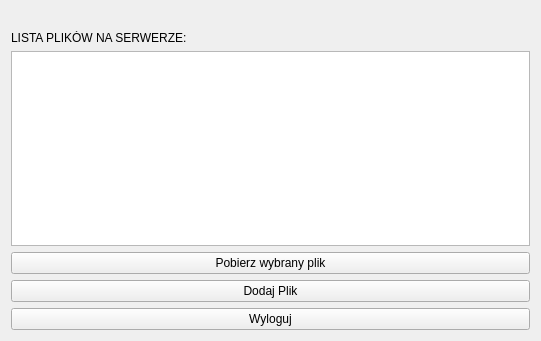
  <widget class="QWidget" name="layoutWidget">
   <property name="geometry">
    <rect>
     <x>30</x>
     <y>40</y>
     <width>541</width>
     <height>341</height>
    </rect>
   </property>
   <layout class="QVBoxLayout" name="verticalLayout">
    <item>
     <widget class="QLabel" name="loginLabel">
      <property name="text">
       <string/>
      </property>
     </widget>
    </item>
    <item>
     <widget class="QLabel" name="label">
      <property name="text">
       <string>LISTA PLIKÓW NA SERWERZE: </string>
      </property>
     </widget>
    </item>
    <item>
     <widget class="QListWidget" name="listWidget"/>
    </item>
    <item>
     <widget class="QPushButton" name="downloadButton">
      <property name="text">
       <string>Pobierz wybrany plik</string>
      </property>
     </widget>
    </item>
    <item>
     <widget class="QPushButton" name="addFileButton">
      <property name="text">
       <string>Dodaj Plik</string>
      </property>
     </widget>
    </item>
    <item>
     <layout class="QHBoxLayout" name="horizontalLayout">
      <item>
       <widget class="QPushButton" name="logoutButton">
        <property name="styleSheet">
         <string notr="true">#verticalLayout, .verticalLayout, QVBoxLayout{
border:2px solid black;
border-radius:5px;
padding:10px;
}

QToolTip {
    border: 1px solid #76797C;
    background-color: #5A7566;
    color: white;
    padding: 0px;                /*remove padding, for fix combobox tooltip.*/
    opacity: 200;
}

QWidget {
    color: #eff0f1;
    background-color: #31363b;
    selection-background-color: #3daee9;
    selection-color: #eff0f1;
    background-clip: border;
    border-image: none;
    border: 0px transparent black;
    outline: 0;
}

QWidget:item:hover {
    background-color: #18465d;
    color: #eff0f1;
}

QWidget:item:selected {
    background-color: #18465d;
}

QCheckBox {
    spacing: 5px;
    outline: none;
    color: #eff0f1;
    margin-bottom: 2px;
}

QCheckBox:disabled {
    color: #76797C;
}

QCheckBox::indicator,
QGroupBox::indicator {
    width: 18px;
    height: 18px;
}

QGroupBox::indicator {
    margin-left: 2px;
}

QCheckBox::indicator:unchecked,
QGroupBox::indicator:unchecked {
    image: url(:/qss_icons/rc/checkbox_unchecked.png);
}

QCheckBox::indicator:unchecked:hover,
QCheckBox::indicator:unchecked:focus,
QCheckBox::indicator:unchecked:pressed,
QGroupBox::indicator:unchecked:hover,
QGroupBox::indicator:unchecked:focus,
QGroupBox::indicator:unchecked:pressed {
    border: none;
    image: url(:/qss_icons/rc/checkbox_unchecked_focus.png);
}

QCheckBox::indicator:checked,
QGroupBox::indicator:checked {
    image: url(:/qss_icons/rc/checkbox_checked.png);
}

QCheckBox::indicator:checked:hover,
QCheckBox::indicator:checked:focus,
QCheckBox::indicator:checked:pressed,
QGroupBox::indicator:checked:hover,
QGroupBox::indicator:checked:focus,
QGroupBox::indicator:checked:pressed {
    border: none;
    image: url(:/qss_icons/rc/checkbox_checked_focus.png);
}

QCheckBox::indicator:indeterminate {
    image: url(:/qss_icons/rc/checkbox_indeterminate.png);
}

QCheckBox::indicator:indeterminate:focus,
QCheckBox::indicator:indeterminate:hover,
QCheckBox::indicator:indeterminate:pressed {
    image: url(:/qss_icons/rc/checkbox_indeterminate_focus.png);
}

QCheckBox::indicator:checked:disabled,
QGroupBox::indicator:checked:disabled {
    image: url(:/qss_icons/rc/checkbox_checked_disabled.png);
}

QCheckBox::indicator:unchecked:disabled,
QGroupBox::indicator:unchecked:disabled {
    image: url(:/qss_icons/rc/checkbox_unchecked_disabled.png);
}

QRadioButton {
    spacing: 5px;
    outline: none;
    color: #eff0f1;
    margin-bottom: 2px;
}

QRadioButton:disabled {
    color: #76797C;
}

QRadioButton::indicator {
    width: 21px;
    height: 21px;
}

QRadioButton::indicator:unchecked {
    image: url(:/qss_icons/rc/radio_unchecked.png);
}

QRadioButton::indicator:unchecked:hover,
QRadioButton::indicator:unchecked:focus,
QRadioButton::indicator:unchecked:pressed {
    border: none;
    outline: none;
    image: url(:/qss_icons/rc/radio_unchecked_focus.png);
}

QRadioButton::indicator:checked {
    border: none;
    outline: none;
    image: url(:/qss_icons/rc/radio_checked.png);
}

QRadioButton::indicator:checked:hover,
QRadioButton::indicator:checked:focus,
QRadioButton::indicator:checked:pressed {
    border: none;
    outline: none;
    image: url(:/qss_icons/rc/radio_checked_focus.png);
}

QRadioButton::indicator:checked:disabled {
    outline: none;
    image: url(:/qss_icons/rc/radio_checked_disabled.png);
}

QRadioButton::indicator:unchecked:disabled {
    image: url(:/qss_icons/rc/radio_unchecked_disabled.png);
}

QMenuBar {
    background-color: #31363b;
    color: #eff0f1;
}

QMenuBar::item {
    background: transparent;
}

QMenuBar::item:selected {
    background: transparent;
    border: 1px solid #76797C;
}

QMenuBar::item:pressed {
    border: 1px solid #76797C;
    background-color: #3daee9;
    color: #eff0f1;
    margin-bottom: -1px;
    padding-bottom: 1px;
}

QMenu {
    border: 1px solid #76797C;
    color: #eff0f1;
    margin: 2px;
}

QMenu::icon {
    margin: 5px;
}

QMenu::item {
    padding: 5px 30px 5px 30px;
    border: 1px solid transparent;
    /* reserve space for selection border */
}

QMenu::item:selected {
    color: #eff0f1;
}

QMenu::separator {
    height: 2px;
    background: lightblue;
    margin-left: 10px;
    margin-right: 5px;
}

QMenu::indicator {
    width: 18px;
    height: 18px;
}


/* non-exclusive indicator = check box style indicator
   (see QActionGroup::setExclusive) */

QMenu::indicator:non-exclusive:unchecked {
    image: url(:/qss_icons/rc/checkbox_unchecked.png);
}

QMenu::indicator:non-exclusive:unchecked:selected {
    image: url(:/qss_icons/rc/checkbox_unchecked_disabled.png);
}

QMenu::indicator:non-exclusive:checked {
    image: url(:/qss_icons/rc/checkbox_checked.png);
}

QMenu::indicator:non-exclusive:checked:selected {
    image: url(:/qss_icons/rc/checkbox_checked_disabled.png);
}


/* exclusive indicator = radio button style indicator (see QActionGroup::setExclusive) */

QMenu::indicator:exclusive:unchecked {
    image: url(:/qss_icons/rc/radio_unchecked.png);
}

QMenu::indicator:exclusive:unchecked:selected {
    image: url(:/qss_icons/rc/radio_unchecked_disabled.png);
}

QMenu::indicator:exclusive:checked {
    image: url(:/qss_icons/rc/radio_checked.png);
}

QMenu::indicator:exclusive:checked:selected {
    image: url(:/qss_icons/rc/radio_checked_disabled.png);
}

QMenu::right-arrow {
    margin: 5px;
    image: url(:/qss_icons/rc/right_arrow.png)
}

QWidget:disabled {
    color: #454545;
    background-color: #31363b;
}

QAbstractItemView {
    alternate-background-color: #31363b;
    color: #eff0f1;
    border: 1px solid #3A3939;
    border-radius: 2px;
}

QWidget:focus,
QMenuBar:focus {
    border: 1px solid #3daee9;
}

QTabWidget:focus,
QCheckBox:focus,
QRadioButton:focus,
QSlider:focus {
    border: none;
}

QLineEdit {
    background-color: #232629;
    padding: 5px;
    border-style: solid;
    border: 1px solid #76797C;
    border-radius: 2px;
    color: #eff0f1;
}

QAbstractItemView QLineEdit {
    padding: 0;
}

QGroupBox {
    border: 1px solid #76797C;
    border-radius: 2px;
    margin-top: 20px;
}

QGroupBox::title {
    subcontrol-origin: margin;
    subcontrol-position: top center;
    padding-left: 10px;
    padding-right: 10px;
    padding-top: 10px;
}

QAbstractScrollArea {
    border-radius: 2px;
    border: 1px solid #76797C;
    background-color: transparent;
}

QScrollBar:horizontal {
    height: 15px;
    margin: 3px 15px 3px 15px;
    border: 1px transparent #2A2929;
    border-radius: 4px;
    background-color: #2A2929;
}

QScrollBar::handle:horizontal {
    background-color: #605F5F;
    min-width: 5px;
    border-radius: 4px;
}

QScrollBar::add-line:horizontal {
    margin: 0px 3px 0px 3px;
    border-image: url(:/qss_icons/rc/right_arrow_disabled.png);
    width: 10px;
    height: 10px;
    subcontrol-position: right;
    subcontrol-origin: margin;
}

QScrollBar::sub-line:horizontal {
    margin: 0px 3px 0px 3px;
    border-image: url(:/qss_icons/rc/left_arrow_disabled.png);
    height: 10px;
    width: 10px;
    subcontrol-position: left;
    subcontrol-origin: margin;
}

QScrollBar::add-line:horizontal:hover,
QScrollBar::add-line:horizontal:on {
    border-image: url(:/qss_icons/rc/right_arrow.png);
    height: 10px;
    width: 10px;
    subcontrol-position: right;
    subcontrol-origin: margin;
}

QScrollBar::sub-line:horizontal:hover,
QScrollBar::sub-line:horizontal:on {
    border-image: url(:/qss_icons/rc/left_arrow.png);
    height: 10px;
    width: 10px;
    subcontrol-position: left;
    subcontrol-origin: margin;
}

QScrollBar::up-arrow:horizontal,
QScrollBar::down-arrow:horizontal {
    background: none;
}

QScrollBar::add-page:horizontal,
QScrollBar::sub-page:horizontal {
    background: none;
}

QScrollBar:vertical {
    background-color: #2A2929;
    width: 15px;
    margin: 15px 3px 15px 3px;
    border: 1px transparent #2A2929;
    border-radius: 4px;
}

QScrollBar::handle:vertical {
    background-color: #605F5F;
    min-height: 5px;
    border-radius: 4px;
}

QScrollBar::sub-line:vertical {
    margin: 3px 0px 3px 0px;
    border-image: url(:/qss_icons/rc/up_arrow_disabled.png);
    height: 10px;
    width: 10px;
    subcontrol-position: top;
    subcontrol-origin: margin;
}

QScrollBar::add-line:vertical {
    margin: 3px 0px 3px 0px;
    border-image: url(:/qss_icons/rc/down_arrow_disabled.png);
    height: 10px;
    width: 10px;
    subcontrol-position: bottom;
    subcontrol-origin: margin;
}

QScrollBar::sub-line:vertical:hover,
QScrollBar::sub-line:vertical:on {
    border-image: url(:/qss_icons/rc/up_arrow.png);
    height: 10px;
    width: 10px;
    subcontrol-position: top;
    subcontrol-origin: margin;
}

QScrollBar::add-line:vertical:hover,
QScrollBar::add-line:vertical:on {
    border-image: url(:/qss_icons/rc/down_arrow.png);
    height: 10px;
    width: 10px;
    subcontrol-position: bottom;
    subcontrol-origin: margin;
}

QScrollBar::up-arrow:vertical,
QScrollBar::down-arrow:vertical {
    background: none;
}

QScrollBar::add-page:vertical,
QScrollBar::sub-page:vertical {
    background: none;
}

QTextEdit {
    background-color: #232629;
    color: #eff0f1;
    border: 1px solid #76797C;
}

QPlainTextEdit {
    background-color: #232629;
    ;
    color: #eff0f1;
    border-radius: 2px;
    border: 1px solid #76797C;
}

QHeaderView::section {
    background-color: #76797C;
    color: #eff0f1;
    padding: 5px;
    border: 1px solid #76797C;
}

QSizeGrip {
    image: url(:/qss_icons/rc/sizegrip.png);
    width: 12px;
    height: 12px;
}

QMainWindow::separator {
    background-color: #31363b;
    color: white;
    padding-left: 4px;
    spacing: 2px;
    border: 1px dashed #76797C;
}

QMainWindow::separator:hover {
    background-color: #787876;
    color: white;
    padding-left: 4px;
    border: 1px solid #76797C;
    spacing: 2px;
}

QMenu::separator {
    height: 1px;
    background-color: #76797C;
    color: white;
    padding-left: 4px;
    margin-left: 10px;
    margin-right: 5px;
}

QFrame {
    border-radius: 2px;
    border: 1px solid #76797C;
}

QFrame[frameShape=&quot;0&quot;] {
    border-radius: 2px;
    border: 1px transparent #76797C;
}

QStackedWidget {
    border: 1px transparent black;
}

QToolBar {
    border: 1px transparent #393838;
    background: 1px solid #31363b;
    font-weight: bold;
}

QToolBar::handle:horizontal {
    image: url(:/qss_icons/rc/Hmovetoolbar.png);
}

QToolBar::handle:vertical {
    image: url(:/qss_icons/rc/Vmovetoolbar.png);
}

QToolBar::separator:horizontal {
    image: url(:/qss_icons/rc/Hsepartoolbar.png);
}

QToolBar::separator:vertical {
    image: url(:/qss_icons/rc/Vsepartoolbar.png);
}

QToolButton#qt_toolbar_ext_button {
    background: #58595a
}

QPushButton {
    color: #eff0f1;
    background-color: #31363b;
    border-width: 1px;
    border-color: #76797C;
    border-style: solid;
    padding: 5px;
    border-radius: 2px;
    outline: none;
}

QPushButton:disabled {
    background-color: #31363b;
    border-width: 1px;
    border-color: #454545;
    border-style: solid;
    padding-top: 5px;
    padding-bottom: 5px;
    padding-left: 10px;
    padding-right: 10px;
    border-radius: 2px;
    color: #454545;
}

QPushButton:focus {
    background-color: #3daee9;
    color: white;
}

QPushButton:pressed {
    background-color: #3daee9;
    padding-top: -15px;
    padding-bottom: -17px;
}

QComboBox {
    selection-background-color: #3daee9;
    border-style: solid;
    border: 1px solid #76797C;
    border-radius: 2px;
    padding: 5px;
    min-width: 75px;
}

QPushButton:checked {
    background-color: #76797C;
    border-color: #6A6969;
}

QComboBox:hover,
QPushButton:hover,
QAbstractSpinBox:hover,
QLineEdit:hover,
QTextEdit:hover,
QPlainTextEdit:hover,
QAbstractView:hover,
QTreeView:hover {
    border: 1px solid #3daee9;
    color: #eff0f1;
}

QComboBox:on {
    padding-top: 3px;
    padding-left: 4px;
    selection-background-color: #4a4a4a;
}

QComboBox QAbstractItemView {
    background-color: #232629;
    border-radius: 2px;
    border: 1px solid #76797C;
    selection-background-color: #18465d;
}

QComboBox::drop-down {
    subcontrol-origin: padding;
    subcontrol-position: top right;
    width: 15px;
    border-left-width: 0px;
    border-left-color: darkgray;
    border-left-style: solid;
    border-top-right-radius: 3px;
    border-bottom-right-radius: 3px;
}

QComboBox::down-arrow {
    image: url(:/qss_icons/rc/down_arrow_disabled.png);
}

QComboBox::down-arrow:on,
QComboBox::down-arrow:hover,
QComboBox::down-arrow:focus {
    image: url(:/qss_icons/rc/down_arrow.png);
}

QAbstractSpinBox {
    padding: 5px;
    border: 1px solid #76797C;
    background-color: #232629;
    color: #eff0f1;
    border-radius: 2px;
    min-width: 75px;
}

QAbstractSpinBox:up-button {
    background-color: transparent;
    subcontrol-origin: border;
    subcontrol-position: center right;
}

QAbstractSpinBox:down-button {
    background-color: transparent;
    subcontrol-origin: border;
    subcontrol-position: center left;
}

QAbstractSpinBox::up-arrow,
QAbstractSpinBox::up-arrow:disabled,
QAbstractSpinBox::up-arrow:off {
    image: url(:/qss_icons/rc/up_arrow_disabled.png);
    width: 10px;
    height: 10px;
}

QAbstractSpinBox::up-arrow:hover {
    image: url(:/qss_icons/rc/up_arrow.png);
}

QAbstractSpinBox::down-arrow,
QAbstractSpinBox::down-arrow:disabled,
QAbstractSpinBox::down-arrow:off {
    image: url(:/qss_icons/rc/down_arrow_disabled.png);
    width: 10px;
    height: 10px;
}

QAbstractSpinBox::down-arrow:hover {
    image: url(:/qss_icons/rc/down_arrow.png);
}

QLabel {
    border: 0px solid black;
}

QTabWidget {
    border: 0px transparent black;
}

QTabWidget::pane {
    border: 1px solid #76797C;
    padding: 5px;
    margin: 0px;
}

QTabWidget::tab-bar {
    /* left: 5px; move to the right by 5px */
}

QTabBar {
    qproperty-drawBase: 0;
    border-radius: 3px;
}

QTabBar:focus {
    border: 0px transparent black;
}

QTabBar::close-button {
    image: url(:/qss_icons/rc/close.png);
    background: transparent;
}

QTabBar::close-button:hover {
    image: url(:/qss_icons/rc/close-hover.png);
    background: transparent;
}

QTabBar::close-button:pressed {
    image: url(:/qss_icons/rc/close-pressed.png);
    background: transparent;
}


/* TOP TABS */

QTabBar::tab:top {
    color: #eff0f1;
    border: 1px solid #76797C;
    border-bottom: 1px transparent black;
    background-color: #31363b;
    padding: 5px;
    min-width: 50px;
    border-top-left-radius: 2px;
    border-top-right-radius: 2px;
}

QTabBar::tab:top:selected {
    color: #eff0f1;
    background-color: #54575B;
    border: 1px solid #76797C;
    border-bottom: 2px solid #3daee9;
    border-top-left-radius: 2px;
    border-top-right-radius: 2px;
}

QTabBar::tab:top:!selected:hover {
    background-color: #3daee9;
}


/* BOTTOM TABS */

QTabBar::tab:bottom {
    color: #eff0f1;
    border: 1px solid #76797C;
    border-top: 1px transparent black;
    background-color: #31363b;
    padding: 5px;
    border-bottom-left-radius: 2px;
    border-bottom-right-radius: 2px;
    min-width: 50px;
}

QTabBar::tab:bottom:selected {
    color: #eff0f1;
    background-color: #54575B;
    border: 1px solid #76797C;
    border-top: 2px solid #3daee9;
    border-bottom-left-radius: 2px;
    border-bottom-right-radius: 2px;
}

QTabBar::tab:bottom:!selected:hover {
    background-color: #3daee9;
}


/* LEFT TABS */

QTabBar::tab:left {
    color: #eff0f1;
    border: 1px solid #76797C;
    border-left: 1px transparent black;
    background-color: #31363b;
    padding: 5px;
    border-top-right-radius: 2px;
    border-bottom-right-radius: 2px;
    min-height: 50px;
}

QTabBar::tab:left:selected {
    color: #eff0f1;
    background-color: #54575B;
    border: 1px solid #76797C;
    border-left: 2px solid #3daee9;
    border-top-right-radius: 2px;
    border-bottom-right-radius: 2px;
}

QTabBar::tab:left:!selected:hover {
    background-color: #3daee9;
}


/* RIGHT TABS */

QTabBar::tab:right {
    color: #eff0f1;
    border: 1px solid #76797C;
    border-right: 1px transparent black;
    background-color: #31363b;
    padding: 5px;
    border-top-left-radius: 2px;
    border-bottom-left-radius: 2px;
    min-height: 50px;
}

QTabBar::tab:right:selected {
    color: #eff0f1;
    background-color: #54575B;
    border: 1px solid #76797C;
    border-right: 2px solid #3daee9;
    border-top-left-radius: 2px;
    border-bottom-left-radius: 2px;
}

QTabBar::tab:right:!selected:hover {
    background-color: #3daee9;
}

QTabBar QToolButton::right-arrow:enabled {
    image: url(:/qss_icons/rc/right_arrow.png);
}

QTabBar QToolButton::left-arrow:enabled {
    image: url(:/qss_icons/rc/left_arrow.png);
}

QTabBar QToolButton::right-arrow:disabled {
    image: url(:/qss_icons/rc/right_arrow_disabled.png);
}

QTabBar QToolButton::left-arrow:disabled {
    image: url(:/qss_icons/rc/left_arrow_disabled.png);
}

QDockWidget {
    background: #31363b;
    border: 1px solid #403F3F;
    titlebar-close-icon: url(:/qss_icons/rc/close.png);
    titlebar-normal-icon: url(:/qss_icons/rc/undock.png);
}

QDockWidget::close-button,
QDockWidget::float-button {
    border: 1px solid transparent;
    border-radius: 2px;
    background: transparent;
}

QDockWidget::close-button:hover,
QDockWidget::float-button:hover {
    background: rgba(255, 255, 255, 10);
}

QDockWidget::close-button:pressed,
QDockWidget::float-button:pressed {
    padding: 1px -1px -1px 1px;
    background: rgba(255, 255, 255, 10);
}

QTreeView,
QListView {
    border: 1px solid #76797C;
    background-color: #232629;
}

QTreeView:branch:selected,
QTreeView:branch:hover {
    background: url(:/qss_icons/rc/transparent.png);
}

QTreeView::branch:has-siblings:!adjoins-item {
    border-image: url(:/qss_icons/rc/transparent.png);
}

QTreeView::branch:has-siblings:adjoins-item {
    border-image: url(:/qss_icons/rc/transparent.png);
}

QTreeView::branch:!has-children:!has-siblings:adjoins-item {
    border-image: url(:/qss_icons/rc/transparent.png);
}

QTreeView::branch:has-children:!has-siblings:closed,
QTreeView::branch:closed:has-children:has-siblings {
    image: url(:/qss_icons/rc/branch_closed.png);
}

QTreeView::branch:open:has-children:!has-siblings,
QTreeView::branch:open:has-children:has-siblings {
    image: url(:/qss_icons/rc/branch_open.png);
}

QTreeView::branch:has-children:!has-siblings:closed:hover,
QTreeView::branch:closed:has-children:has-siblings:hover {
    image: url(:/qss_icons/rc/branch_closed-on.png);
}

QTreeView::branch:open:has-children:!has-siblings:hover,
QTreeView::branch:open:has-children:has-siblings:hover {
    image: url(:/qss_icons/rc/branch_open-on.png);
}

QListView::item:!selected:hover,
QTreeView::item:!selected:hover {
    background: #18465d;
    outline: 0;
    color: #eff0f1
}

QListView::item:selected:hover,
QTreeView::item:selected:hover {
    background: #287399;
    color: #eff0f1;
}

QTreeView::indicator:checked,
QListView::indicator:checked {
    image: url(:/qss_icons/rc/checkbox_checked.png);
}

QTreeView::indicator:unchecked,
QListView::indicator:unchecked {
    image: url(:/qss_icons/rc/checkbox_unchecked.png);
}

QTreeView::indicator:indeterminate,
QListView::indicator:indeterminate {
    image: url(:/qss_icons/rc/checkbox_indeterminate.png);
}

QTreeView::indicator:checked:hover,
QTreeView::indicator:checked:focus,
QTreeView::indicator:checked:pressed,
QListView::indicator:checked:hover,
QListView::indicator:checked:focus,
QListView::indicator:checked:pressed {
    image: url(:/qss_icons/rc/checkbox_checked_focus.png);
}

QTreeView::indicator:unchecked:hover,
QTreeView::indicator:unchecked:focus,
QTreeView::indicator:unchecked:pressed,
QListView::indicator:unchecked:hover,
QListView::indicator:unchecked:focus,
QListView::indicator:unchecked:pressed {
    image: url(:/qss_icons/rc/checkbox_unchecked_focus.png);
}

QTreeView::indicator:indeterminate:hover,
QTreeView::indicator:indeterminate:focus,
QTreeView::indicator:indeterminate:pressed,
QListView::indicator:indeterminate:hover,
QListView::indicator:indeterminate:focus,
QListView::indicator:indeterminate:pressed {
    image: url(:/qss_icons/rc/checkbox_indeterminate_focus.png);
}

QSlider::groove:horizontal {
    border: 1px solid #565a5e;
    height: 4px;
    background: #565a5e;
    margin: 0px;
    border-radius: 2px;
}

QSlider::handle:horizontal {
    background: #232629;
    border: 1px solid #565a5e;
    width: 16px;
    height: 16px;
    margin: -8px 0;
    border-radius: 9px;
}

QSlider::sub-page:horizontal {
    border: 1px solid #565a5e;
    height: 4px;
    background: #3daee9;
    margin: 0px;
    border-radius: 2px;
}

QSlider::groove:vertical {
    border: 1px solid #565a5e;
    width: 4px;
    background: #565a5e;
    margin: 0px;
    border-radius: 3px;
}

QSlider::handle:vertical {
    background: #232629;
    border: 1px solid #565a5e;
    width: 16px;
    height: 16px;
    margin: 0 -8px;
    border-radius: 9px;
}

QSlider::sub-page:vertical {
    border: 1px solid #565a5e;
    width: 4px;
    background: #3daee9;
    margin: 0px;
    border-radius: 3px;
}

QToolButton {
    background-color: transparent;
    border: 1px transparent #76797C;
    border-radius: 2px;
    margin: 3px;
    padding: 5px;
}

QToolButton[popupMode=&quot;1&quot;] {
    /* only for MenuButtonPopup */
    padding-right: 20px;
    /* make way for the popup button */
    border: 1px #76797C;
    border-radius: 5px;
}

QToolButton[popupMode=&quot;2&quot;] {
    /* only for InstantPopup */
    padding-right: 10px;
    /* make way for the popup button */
    border: 1px #76797C;
}

QToolButton:hover,
QToolButton::menu-button:hover {
    background-color: transparent;
    border: 1px solid #3daee9;
    padding: 5px;
}

QToolButton:checked,
QToolButton:pressed,
QToolButton::menu-button:pressed {
    background-color: #3daee9;
    border: 1px solid #3daee9;
    padding: 5px;
}


/* the subcontrol below is used only in the InstantPopup or DelayedPopup mode */

QToolButton::menu-indicator {
    image: url(:/qss_icons/rc/down_arrow.png);
    top: -7px;
    left: -2px;
    /* shift it a bit */
}


/* the subcontrols below are used only in the MenuButtonPopup mode */

QToolButton::menu-button {
    border: 1px transparent #76797C;
    border-top-right-radius: 6px;
    border-bottom-right-radius: 6px;
    /* 16px width + 4px for border = 20px allocated above */
    width: 16px;
    outline: none;
}

QToolButton::menu-arrow {
    image: url(:/qss_icons/rc/down_arrow.png);
}

QToolButton::menu-arrow:open {
    border: 1px solid #76797C;
}

QPushButton::menu-indicator {
    subcontrol-origin: padding;
    subcontrol-position: bottom right;
    bottom: 5px;
}

QTableView {
    border: 1px solid #76797C;
    gridline-color: #31363b;
    background-color: #232629;
}

QTableView,
QHeaderView {
    border-radius: 0px;
}

QTableView::item:pressed,
QListView::item:pressed,
QTreeView::item:pressed {
    background: #18465d;
    color: #eff0f1;
}

QTableView::item:selected:active,
QTreeView::item:selected:active,
QListView::item:selected:active {
    background: #287399;
    color: #eff0f1;
}

QHeaderView {
    background-color: #31363b;
    border: 1px transparent;
    border-radius: 0px;
    margin: 0px;
    padding: 0px;
}

QHeaderView::section {
    background-color: #31363b;
    color: #eff0f1;
    padding: 5px;
    border: 1px solid #76797C;
    border-radius: 0px;
    text-align: center;
}

QHeaderView::section::vertical::first,
QHeaderView::section::vertical::only-one {
    border-top: 1px solid #76797C;
}

QHeaderView::section::vertical {
    border-top: transparent;
}

QHeaderView::section::horizontal::first,
QHeaderView::section::horizontal::only-one {
    border-left: 1px solid #76797C;
}

QHeaderView::section::horizontal {
    border-left: transparent;
}

QHeaderView::section:checked {
    color: white;
    background-color: #334e5e;
}


/* style the sort indicator */

QHeaderView::down-arrow {
    image: url(:/qss_icons/rc/down_arrow.png);
}

QHeaderView::up-arrow {
    image: url(:/qss_icons/rc/up_arrow.png);
}

QTableCornerButton::section {
    background-color: #31363b;
    border: 1px transparent #76797C;
    border-radius: 0px;
}

QToolBox {
    padding: 5px;
    border: 1px transparent black;
}

QToolBox::tab {
    color: #eff0f1;
    background-color: #31363b;
    border: 1px solid #76797C;
    border-bottom: 1px transparent #31363b;
    border-top-left-radius: 5px;
    border-top-right-radius: 5px;
}

QToolBox::tab:selected {
    /* italicize selected tabs */
    font: italic;
    background-color: #31363b;
    border-color: #3daee9;
}

QStatusBar::item {
    border: 0px transparent dark;
}

QFrame[height=&quot;3&quot;],
QFrame[width=&quot;3&quot;] {
    background-color: #76797C;
}

QSplitter::handle {
    border: 1px dashed #76797C;
}

QSplitter::handle:hover {
    background-color: #787876;
    border: 1px solid #76797C;
}

QSplitter::handle:horizontal {
    width: 1px;
}

QSplitter::handle:vertical {
    height: 1px;
}

QProgressBar {
    border: 1px solid #76797C;
    border-radius: 5px;
    text-align: center;
}

QProgressBar::chunk {
    background-color: #05B8CC;
}

QDateEdit {
    selection-background-color: #3daee9;
    border-style: solid;
    border: 1px solid #3375A3;
    border-radius: 2px;
    padding: 1px;
    min-width: 75px;
}

QDateEdit:on {
    padding-top: 3px;
    padding-left: 4px;
    selection-background-color: #4a4a4a;
}

QDateEdit QAbstractItemView {
    background-color: #232629;
    border-radius: 2px;
    border: 1px solid #3375A3;
    selection-background-color: #3daee9;
}

QDateEdit::drop-down {
    subcontrol-origin: padding;
    subcontrol-position: top right;
    width: 15px;
    border-left-width: 0px;
    border-left-color: darkgray;
    border-left-style: solid;
    border-top-right-radius: 3px;
    border-bottom-right-radius: 3px;
}

QDateEdit::down-arrow {
    image: url(:/qss_icons/rc/down_arrow_disabled.png);
}

QDateEdit::down-arrow:on,
QDateEdit::down-arrow:hover,
QDateEdit::down-arrow:focus {
    image: url(:/qss_icons/rc/down_arrow.png);
}
</string>
        </property>
        <property name="text">
         <string>Wyloguj</string>
        </property>
       </widget>
      </item>
     </layout>
    </item>
   </layout>
  </widget>
